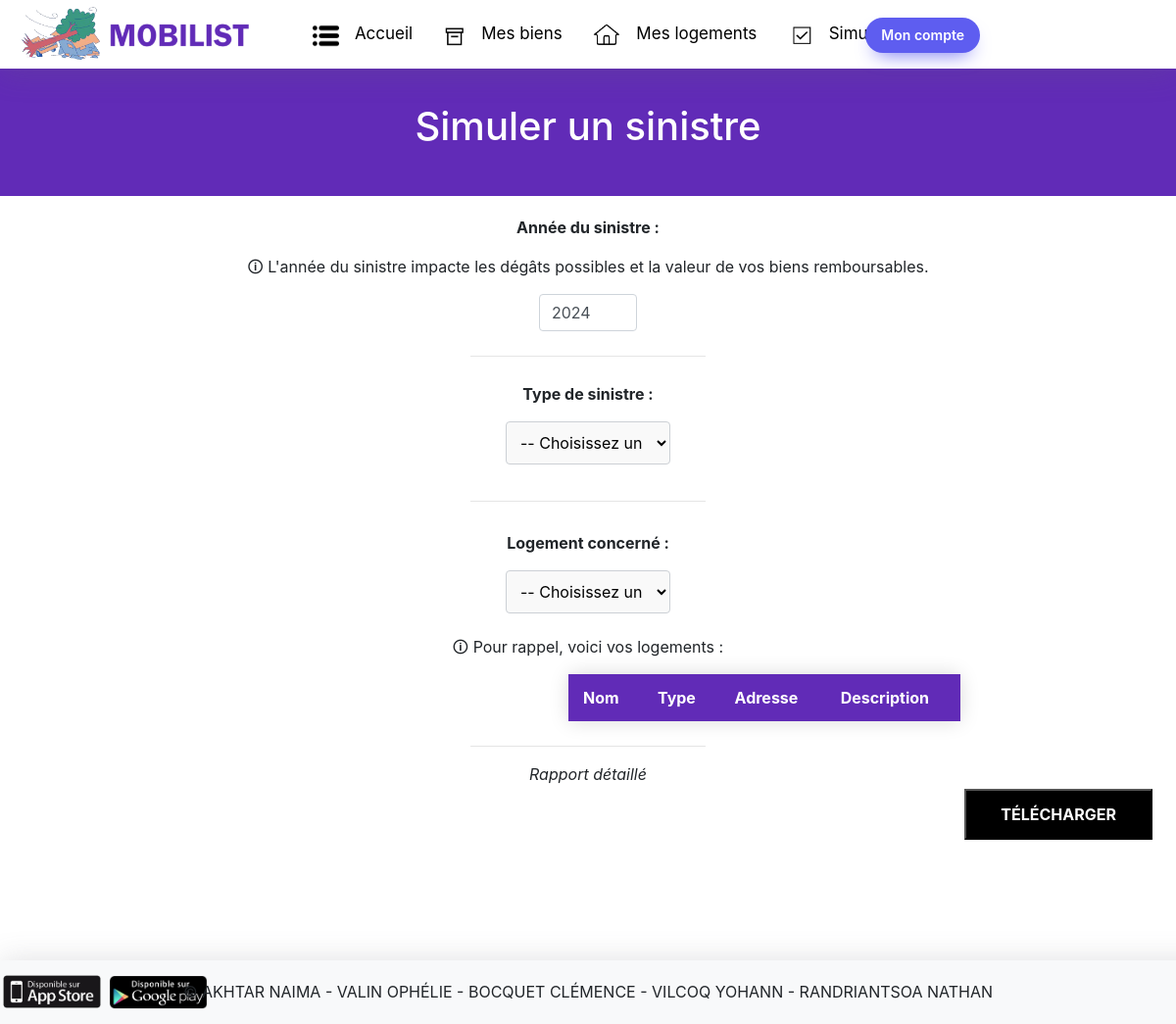
The page /simulation/ (signed in) on the database as committed earlier.
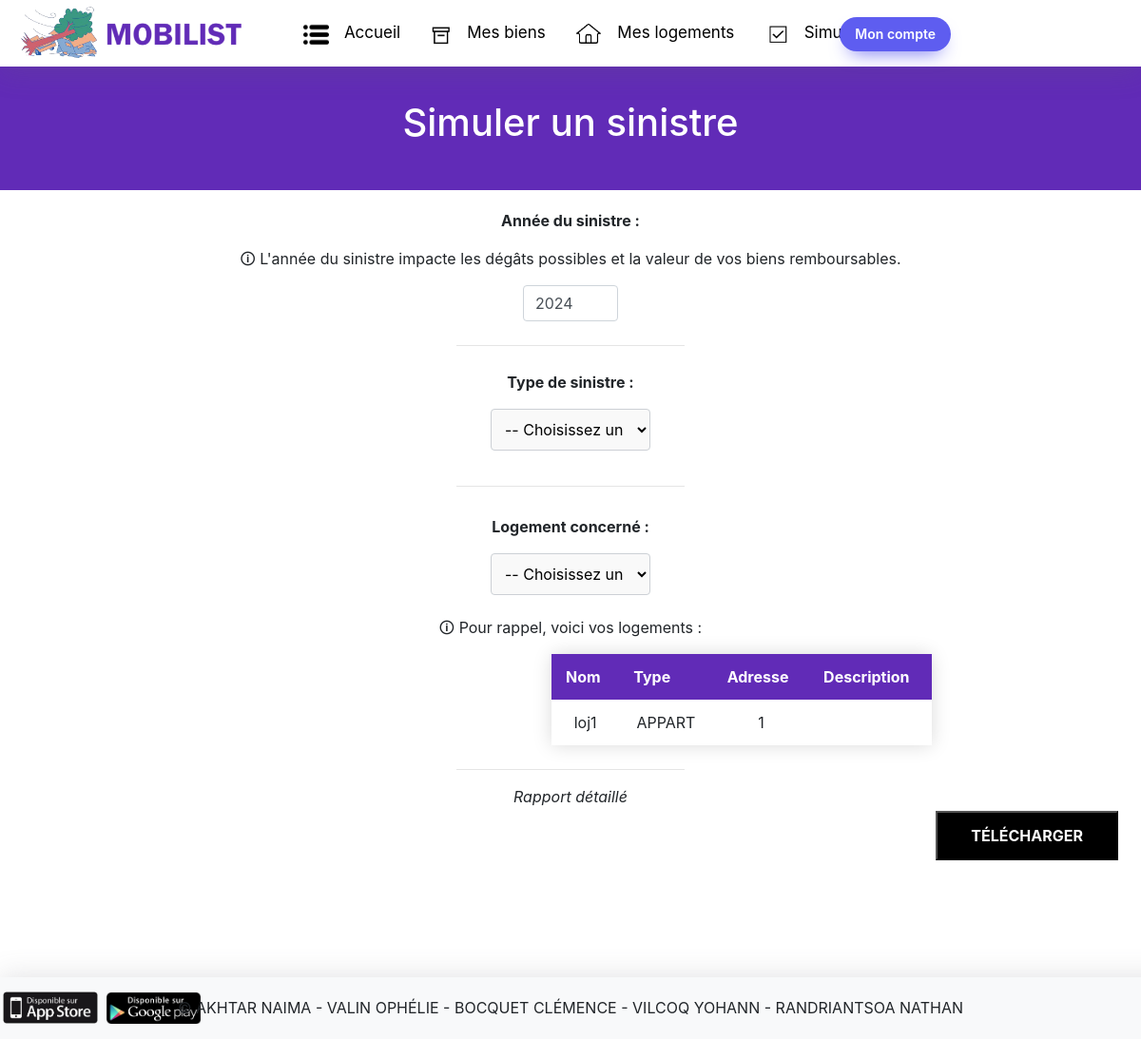
The same page on the database as committed later.
### mobilist/models.py (models this page shows, shortened)
class Logement(Base):
    __tablename__ = "LOGEMENT"
    id_logement = Column(Integer, name="ID_LOGEMENT", primary_key=True)
    nom_logement = Column(String(20), name="NOM_LOGEMENT", nullable=True)
    type_logement = Column(Enum(LogementType),
                           name="TYPE_LOGEMENT",
                           nullable=False)
    adresse = Column(String(100), name="ADRESSE", nullable=True)
    desc_logement = Column(String(1000), name="DESC_LOGEMENT", nullable=True)
    pieces = relationship("Piece", backref="logement", cascade="all, delete")
    proprietaires = relationship("Proprietaire", secondary="AVOIR", back_populates="logements", passive_deletes=True)
    def delete(self, proprio: Proprietaire):
        list_assoc = AVOIR.query.filter_by(id_logement=self.id_logement).all()
        for assoc in list_assoc:
            if assoc.get_id_proprio() == proprio.get_id_proprio():
                assoc.delete()
        last_assoc = AVOIR.query.filter_by(id_logement=self.id_logement).all()
        list_bien = Bien.query.filter_by(id_logement=self.id_logement).all()
        for bien in list_bien:
            if bien.get_id_proprio() == proprio.get_id_proprio():
                bien.delete()
        if len(last_assoc) == 0:
            Piece.query.filter_by(id_logement=self.id_logement).delete()
            db.session.delete(self)
            db.session.commit()
        else:
            print("Le logement est associé à d'autres propriétaires, mais celui ne l'est plus à vous")

### mobilist/views.py (the view, shortened to what this page needs)
@app.route("/simulation/", methods =("GET","POST" ,))
def simulation():
    proprio = Proprietaire.query.get(current_user.id_user)
    logements = []
    for logement in proprio.logements:
        logements.append(logement)
    logement_id = request.form.get('logement_id')
    sinistre_annee = request.form.get('sinistre_annee')
    sinistre_type = request.form.get('sinistre_type')
    return render_template("simulation.html",logements=logements)

### mobilist/models.py (called while the page is built)
@login_manager.user_loader
def load_user(mail):
    return db.session.get(User, mail)

    def get_type(self):
        return self.name

### mobilist/templates/simulation.html (shortened to what this page needs)
{% extends "accueil_2.html" %}
{% block styles %}
{{ super() }}
<link rel="stylesheet" href="{{ url_for('static', filename='simulation.css')}}">
{% endblock %}
{% block content %}
<div class="simulation">
    <form action="{{ url_for('simulation') }}" method="POST">
        <div class="bandeau">
            <h1>Simuler un sinistre</h1>
        </div>
        <div class="annee">
            <p>Année du sinistre :</p>
            <p>🛈 L'année du sinistre impacte les dégâts possibles et la valeur de vos biens remboursables.</p>
            <input type="number" class="form-control" name="sinistre_annee" data-date-end-date="0d" min="1900" max="2024" step="1" value="2024"/>
        </div>
        <hr width="20%" position="centre"/>
        <div class="type">
            <p>Type de sinistre :</p>
            <select name="sinistre_type" id="sinistre-select">
              <option value="">-- Choisissez un type --</option>
            </select>
            <hr width="20%" position="centre"/>
        </div>
        <div class="logement">
            <p>Logement concerné :</p>
            <select name="logement_id" id="logement-select">
                <option value="">-- Choisissez un logement --</option>
            </select>
        </div>
        <div class="info">
            <p> 🛈 Pour rappel, voici vos logements :</p>
            <table class="styled-table">
                <thead>
                    <tr>
                        <th>Nom</th>
                        <th>Type</th>
                        <th>Adresse</th>
                        <th>Description</th>
                    </tr>
                </thead>
                <tbody>
                    {% for loge in logements %}
                    <tr>
                        <td>{{ loge.nom_logement }}</td>
                        <td>{{ loge.type_logement.get_type() }}</td>
                        <td>{{ loge.adresse }}</td>
                        <td>{{ loge.description }}</td>
                    </tr>
                    {% endfor %}
                </tbody>
            </table>
            <hr width="20%" position="centre"/>
        </div>
        <div class="telecharger">
            <p>Rapport détaillé</p>
                <button type="submit" class="download-btn">TÉLÉCHARGER</button>
        </div>
    </form>
</div>
{% endblock %}

Rows that differ between the two databases and show on the page:
now on this page (row edited): Logement: nom_logement "loj1", type_logement.get_type "APPART", adresse "1"
